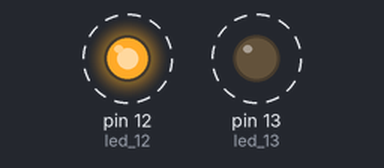
Bench run of a sketch on a simulated Arduino Uno, built with avr-gcc and run on an emulated ATmega328P. On the bench: output pins drawn as LEDs (lit = HIGH). Dashed ring = blinking.

Above: at 0.2 s.
Timing chart, 0 to 4.1 s (numbered marks = the images above):
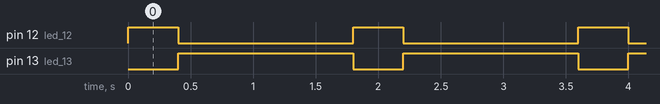

The sketch:

sketch_mar17a.ino
```cpp
// define pins

int led_12 = 12;
int led_13 = 13;

void setup() {
  pinMode(led_12,OUTPUT);
  pinMode(led_13,OUTPUT);
}

void loop() {
  digitalWrite(led_12, HIGH);
  delay(400);
  digitalWrite(led_12, LOW);

  digitalWrite(led_13, HIGH);
  delay(1400);
  digitalWrite(led_13, LOW);
}
```

Measured:
- by itself, pin 12 (led_12): alternates HIGH for 0.40 s and LOW for 1.4 s
- by itself, pin 13 (led_13): alternates HIGH for 1.4 s and LOW for 0.40 s
- by itself, everything shown: repeats every 1.8 s, in 3 steps
